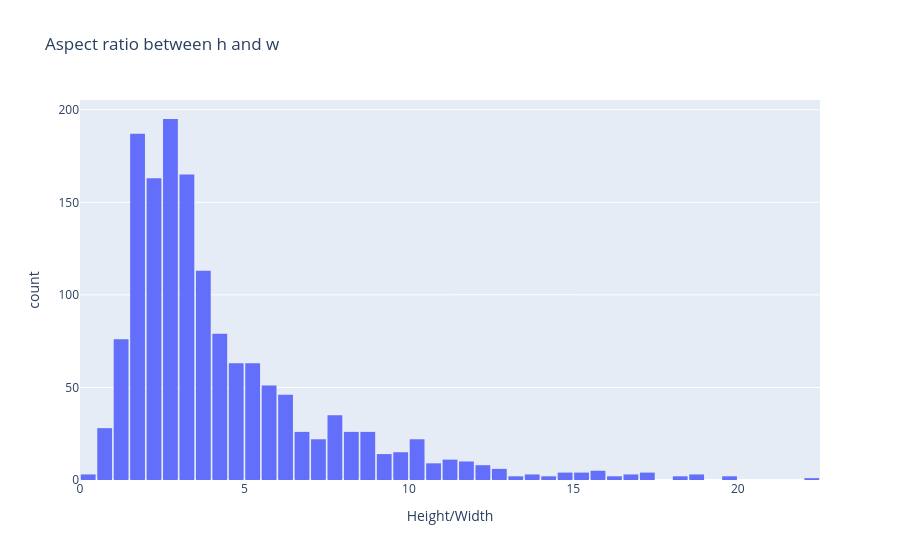

The cell this chart's notebook holds for it:
### Code cell
aspect_ratio = np.array(all_h) / np.array(all_w)

fig = px.histogram(
    x=aspect_ratio,
    title="Aspect ratio between h and w",
    labels={"x": "Height/Width", "y": "count"},
)

fig.update_layout(bargap=0.1)

fig.show()

### Figure 1 — Plotly figure (JSON) as saved in the notebook; plotly's stock layout.template omitted (floating-point values rounded to 4 significant figures; data arrays with more than 128 entries replaced by an {"elided": "..."} marker saying what was removed)
{"data": [{"bingroup": "x", "hovertemplate": "Height/Width=%{x}<br>count=%{y}<extra></extra>", "legendgroup": "", "marker": {"color": "#636efa", "pattern": {"shape": ""}}, "name": "", "orientation": "v", "showlegend": false, "type": "histogram", "x": {"elided": "1499 float values"}, "xaxis": "x", "yaxis": "y"}], "layout": {"bargap": 0.1, "barmode": "relative", "legend": {"tracegroupgap": 0}, "title": {"text": "Aspect ratio between h and w"}, "xaxis": {"anchor": "y", "domain": [0, 1], "title": {"text": "Height/Width"}}, "yaxis": {"anchor": "x", "domain": [0, 1], "title": {"text": "count"}}}}
